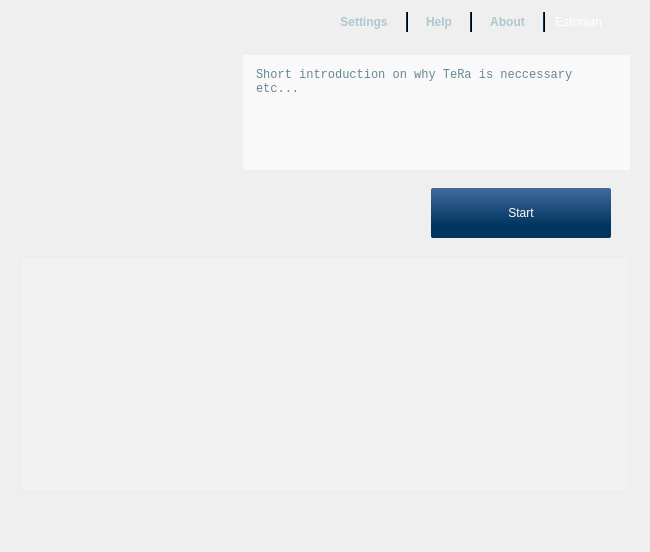
<?xml version="1.0" encoding="UTF-8"?>
<ui version="4.0">
 <class>MainWindow</class>
 <widget class="QWidget" name="MainWindow">
  <property name="geometry">
   <rect>
    <x>0</x>
    <y>0</y>
    <width>650</width>
    <height>552</height>
   </rect>
  </property>
  <property name="sizePolicy">
   <sizepolicy hsizetype="Fixed" vsizetype="Fixed">
    <horstretch>0</horstretch>
    <verstretch>0</verstretch>
   </sizepolicy>
  </property>
  <property name="minimumSize">
   <size>
    <width>650</width>
    <height>552</height>
   </size>
  </property>
  <property name="maximumSize">
   <size>
    <width>650</width>
    <height>552</height>
   </size>
  </property>
  <property name="acceptDrops">
   <bool>true</bool>
  </property>
  <property name="windowTitle">
   <string>TeRa client</string>
  </property>
  <property name="styleSheet">
   <string notr="true">#background { background-image: url(&quot;:/images/background.png&quot;); }</string>
  </property>
  <layout class="QVBoxLayout" name="MainLayout">
   <property name="spacing">
    <number>0</number>
   </property>
   <property name="leftMargin">
    <number>0</number>
   </property>
   <property name="topMargin">
    <number>0</number>
   </property>
   <property name="rightMargin">
    <number>0</number>
   </property>
   <property name="bottomMargin">
    <number>0</number>
   </property>
   <item>
    <widget class="QFrame" name="background">
     <property name="styleSheet">
      <string notr="true">QLabel, QAbstractButton, QAbstractItemView, QComboBox
{ color: #355670; font: 12px &quot;Arial, Liberation Sans&quot;; }

/* widgets */
QPushButton
{
background-color: qlineargradient(x1: 0, y1: 0, x2: 0, y2: 1, stop: 0 #406A9E, stop: 0.75 #00355F);
border: 0px;
border-radius: 2px;
color: white;
margin-left: 1px;
margin-right: 1px;
min-width: 75px;
padding: 1px 7px;
}

QDialogButtonBox QPushButton, #home QPushButton
{ padding: 4px 7px; }

QPushButton:hover, QPushButton:focus
{
background-color: qlineargradient(x1: 0, y1: 0, x2: 0, y2: 1, stop: 0 #F1C157, stop:0.28 #FADF91, stop:1 #EBA927);
color: #00355F;
}

QPushButton:disabled
{ background-color: qlineargradient(x1: 0, y1: 0, x2: 0, y2: 1, stop: 0 #A3AFC0, stop: 0.75 #80909D); }

#viewEmail, #viewBrowse, #viewPrint, #viewEncrypt, #viewFileNameSave, #viewSaveAs, #signAddFile
{
color: #509B00;
text-align: left;
text-decoration: underline;
background: transparent;
padding: 0px;
margin: 0px;
min-width: 0px;
}

#viewSaveAs { text-align: right; }

/* header */
#headerLine, #headerLine2, #headerLine3
{ background-color: #00355F; }

#cards, #languages
{
background-color: transparent;
border: 0px;
margin-right: 0px;
color: white;
}

#cards QListView, #languages QListView
{
background-color: white;
border: 0px;
color: #355670;
}

#cards::down-arrow, #languages::down-arrow
{ image: url(&quot;:/images/languages_button.png&quot;); }

#cards::drop-down, #languages::drop-down
{ border: 0px; }

#settings, #help, #about
{
background-color: transparent;
color: #afc6d1;
font: bold;
min-width: 0px;
}

#infoFrame
{
background-color: rgba( 255, 255, 255, 153 );
border-radius: 3px;
color: #668696;
padding-left: 10px;
padding-right: 10px;
}
#infoFrame QLabel, #infoFrame QLineEdit, #infoFrame QCheckBox
{
color: #668696;
}

#infoFrame QLabel, #signInfo 
{ font: bold; }

/* content */
#warning {
color: #668696;
background-color: rgba(255,255,255,200);
border: 1px solid #cddbeb;
border-radius: 5px;
padding: 10px;
}

#homeButtonLabel,
#viewContentLabel, #viewSignaturesLabel,
#signContentLabel, #signSigner, #signSignerLabel
{
color: #00355F;
font: bold;
}

#home, #intro, #sign, #view,
#viewSignatures
{ background-color: transparent; }

#signContentFrame, #viewContentFrame
{
background-color: rgba( 255, 255, 255, 200 );
border: 1px solid gray;
color: #355670;
}

#signContentView, #viewContentView
{
background-color: transparent;
padding: 5px;
}

#viewSignatures
{ color: #71889A; }

#signSignerRole, #viewSignaturesScroll
{
background-color: rgba( 255, 255, 255, 200 );
border: 1px solid gray;
padding: 5px;
}

#version
{ color: #668696; }</string>
     </property>
     <layout class="QVBoxLayout" name="backgroundLayout">
      <property name="spacing">
       <number>0</number>
      </property>
      <property name="leftMargin">
       <number>20</number>
      </property>
      <property name="topMargin">
       <number>0</number>
      </property>
      <property name="rightMargin">
       <number>20</number>
      </property>
      <property name="bottomMargin">
       <number>0</number>
      </property>
      <item>
       <layout class="QHBoxLayout" name="headerLayout">
        <property name="spacing">
         <number>10</number>
        </property>
        <item>
         <spacer name="headerSpacer">
          <property name="orientation">
           <enum>Qt::Horizontal</enum>
          </property>
          <property name="sizeHint" stdset="0">
           <size>
            <width>0</width>
            <height>45</height>
           </size>
          </property>
         </spacer>
        </item>
        <item>
         <widget class="QPushButton" name="settings">
          <property name="text">
           <string>Settings</string>
          </property>
          <attribute name="buttonGroup">
           <string notr="true">buttonGroup</string>
          </attribute>
         </widget>
        </item>
        <item>
         <widget class="Line" name="headerLine">
          <property name="maximumSize">
           <size>
            <width>2</width>
            <height>20</height>
           </size>
          </property>
          <property name="frameShadow">
           <enum>QFrame::Plain</enum>
          </property>
          <property name="orientation">
           <enum>Qt::Vertical</enum>
          </property>
         </widget>
        </item>
        <item>
         <widget class="QPushButton" name="help">
          <property name="text">
           <string>Help</string>
          </property>
          <attribute name="buttonGroup">
           <string notr="true">buttonGroup</string>
          </attribute>
         </widget>
        </item>
        <item>
         <widget class="Line" name="headerLine2">
          <property name="maximumSize">
           <size>
            <width>2</width>
            <height>20</height>
           </size>
          </property>
          <property name="frameShadow">
           <enum>QFrame::Plain</enum>
          </property>
          <property name="orientation">
           <enum>Qt::Vertical</enum>
          </property>
         </widget>
        </item>
        <item>
         <widget class="QPushButton" name="about">
          <property name="text">
           <string>About</string>
          </property>
          <attribute name="buttonGroup">
           <string notr="true">buttonGroup</string>
          </attribute>
         </widget>
        </item>
        <item>
         <widget class="Line" name="headerLine3">
          <property name="maximumSize">
           <size>
            <width>2</width>
            <height>20</height>
           </size>
          </property>
          <property name="frameShadow">
           <enum>QFrame::Plain</enum>
          </property>
          <property name="orientation">
           <enum>Qt::Vertical</enum>
          </property>
         </widget>
        </item>
        <item>
         <widget class="ComboBox" name="languages">
          <property name="minimumSize">
           <size>
            <width>75</width>
            <height>20</height>
           </size>
          </property>
          <property name="accessibleName">
           <string>Languages</string>
          </property>
          <item>
           <property name="text">
            <string notr="true">Estonian</string>
           </property>
           <property name="icon">
            <iconset theme=":/images/flag-estonia.png"/>
           </property>
          </item>
          <item>
           <property name="text">
            <string notr="true">English</string>
           </property>
           <property name="icon">
            <iconset theme=":/images/flag-united-kingdom.png"/>
           </property>
          </item>
          <item>
           <property name="text">
            <string notr="true">Russian</string>
           </property>
           <property name="icon">
            <iconset theme=":/images/flag-russia.png"/>
           </property>
          </item>
         </widget>
        </item>
       </layout>
      </item>
      <item>
       <layout class="QHBoxLayout" name="infoLayout">
        <property name="topMargin">
         <number>10</number>
        </property>
        <property name="bottomMargin">
         <number>0</number>
        </property>
        <item>
         <spacer name="infoSpacer">
          <property name="orientation">
           <enum>Qt::Horizontal</enum>
          </property>
          <property name="sizeHint" stdset="0">
           <size>
            <width>0</width>
            <height>0</height>
           </size>
          </property>
         </spacer>
        </item>
        <item>
         <widget class="QFrame" name="frame_2">
          <property name="sizePolicy">
           <sizepolicy hsizetype="Fixed" vsizetype="Fixed">
            <horstretch>0</horstretch>
            <verstretch>0</verstretch>
           </sizepolicy>
          </property>
          <property name="minimumSize">
           <size>
            <width>387</width>
            <height>115</height>
           </size>
          </property>
          <property name="maximumSize">
           <size>
            <width>387</width>
            <height>115</height>
           </size>
          </property>
          <property name="palette">
           <palette>
            <active>
             <colorrole role="Text">
              <brush brushstyle="SolidPattern">
               <color alpha="255">
                <red>102</red>
                <green>134</green>
                <blue>150</blue>
               </color>
              </brush>
             </colorrole>
             <colorrole role="Base">
              <brush brushstyle="SolidPattern">
               <color alpha="153">
                <red>255</red>
                <green>0</green>
                <blue>0</blue>
               </color>
              </brush>
             </colorrole>
             <colorrole role="Window">
              <brush brushstyle="SolidPattern">
               <color alpha="153">
                <red>255</red>
                <green>255</green>
                <blue>255</blue>
               </color>
              </brush>
             </colorrole>
            </active>
            <inactive>
             <colorrole role="Text">
              <brush brushstyle="SolidPattern">
               <color alpha="255">
                <red>102</red>
                <green>134</green>
                <blue>150</blue>
               </color>
              </brush>
             </colorrole>
             <colorrole role="Base">
              <brush brushstyle="SolidPattern">
               <color alpha="153">
                <red>255</red>
                <green>0</green>
                <blue>0</blue>
               </color>
              </brush>
             </colorrole>
             <colorrole role="Window">
              <brush brushstyle="SolidPattern">
               <color alpha="153">
                <red>255</red>
                <green>255</green>
                <blue>255</blue>
               </color>
              </brush>
             </colorrole>
            </inactive>
            <disabled>
             <colorrole role="Text">
              <brush brushstyle="SolidPattern">
               <color alpha="255">
                <red>190</red>
                <green>190</green>
                <blue>190</blue>
               </color>
              </brush>
             </colorrole>
             <colorrole role="Base">
              <brush brushstyle="SolidPattern">
               <color alpha="153">
                <red>255</red>
                <green>255</green>
                <blue>255</blue>
               </color>
              </brush>
             </colorrole>
             <colorrole role="Window">
              <brush brushstyle="SolidPattern">
               <color alpha="153">
                <red>255</red>
                <green>255</green>
                <blue>255</blue>
               </color>
              </brush>
             </colorrole>
            </disabled>
           </palette>
          </property>
          <property name="font">
           <font>
            <weight>75</weight>
            <bold>true</bold>
           </font>
          </property>
          <property name="autoFillBackground">
           <bool>true</bool>
          </property>
          <property name="frameShape">
           <enum>QFrame::NoFrame</enum>
          </property>
          <property name="frameShadow">
           <enum>QFrame::Raised</enum>
          </property>
          <layout class="QHBoxLayout" name="horizontalLayout_3">
           <item>
            <widget class="QTextEdit" name="textEdit">
             <property name="sizePolicy">
              <sizepolicy hsizetype="Preferred" vsizetype="Minimum">
               <horstretch>1</horstretch>
               <verstretch>0</verstretch>
              </sizepolicy>
             </property>
             <property name="minimumSize">
              <size>
               <width>0</width>
               <height>88</height>
              </size>
             </property>
             <property name="palette">
              <palette>
               <active>
                <colorrole role="WindowText">
                 <brush brushstyle="SolidPattern">
                  <color alpha="255">
                   <red>102</red>
                   <green>134</green>
                   <blue>150</blue>
                  </color>
                 </brush>
                </colorrole>
                <colorrole role="Button">
                 <brush brushstyle="SolidPattern">
                  <color alpha="0">
                   <red>255</red>
                   <green>255</green>
                   <blue>255</blue>
                  </color>
                 </brush>
                </colorrole>
                <colorrole role="Base">
                 <brush brushstyle="NoBrush">
                  <color alpha="255">
                   <red>0</red>
                   <green>0</green>
                   <blue>0</blue>
                  </color>
                 </brush>
                </colorrole>
                <colorrole role="Window">
                 <brush brushstyle="SolidPattern">
                  <color alpha="0">
                   <red>255</red>
                   <green>255</green>
                   <blue>255</blue>
                  </color>
                 </brush>
                </colorrole>
               </active>
               <inactive>
                <colorrole role="WindowText">
                 <brush brushstyle="SolidPattern">
                  <color alpha="255">
                   <red>102</red>
                   <green>134</green>
                   <blue>150</blue>
                  </color>
                 </brush>
                </colorrole>
                <colorrole role="Button">
                 <brush brushstyle="SolidPattern">
                  <color alpha="0">
                   <red>255</red>
                   <green>255</green>
                   <blue>255</blue>
                  </color>
                 </brush>
                </colorrole>
                <colorrole role="Base">
                 <brush brushstyle="NoBrush">
                  <color alpha="255">
                   <red>0</red>
                   <green>0</green>
                   <blue>0</blue>
                  </color>
                 </brush>
                </colorrole>
                <colorrole role="Window">
                 <brush brushstyle="SolidPattern">
                  <color alpha="0">
                   <red>255</red>
                   <green>255</green>
                   <blue>255</blue>
                  </color>
                 </brush>
                </colorrole>
               </inactive>
               <disabled>
                <colorrole role="WindowText">
                 <brush brushstyle="SolidPattern">
                  <color alpha="255">
                   <red>190</red>
                   <green>190</green>
                   <blue>190</blue>
                  </color>
                 </brush>
                </colorrole>
                <colorrole role="Button">
                 <brush brushstyle="SolidPattern">
                  <color alpha="0">
                   <red>255</red>
                   <green>255</green>
                   <blue>255</blue>
                  </color>
                 </brush>
                </colorrole>
                <colorrole role="Base">
                 <brush brushstyle="NoBrush">
                  <color alpha="255">
                   <red>0</red>
                   <green>0</green>
                   <blue>0</blue>
                  </color>
                 </brush>
                </colorrole>
                <colorrole role="Window">
                 <brush brushstyle="SolidPattern">
                  <color alpha="0">
                   <red>255</red>
                   <green>255</green>
                   <blue>255</blue>
                  </color>
                 </brush>
                </colorrole>
               </disabled>
              </palette>
             </property>
             <property name="font">
              <font>
               <family>Monospace</family>
               <pointsize>8</pointsize>
              </font>
             </property>
             <property name="autoFillBackground">
              <bool>true</bool>
             </property>
             <property name="styleSheet">
              <string notr="true">background-color: rgba(255, 255, 255, 0);</string>
             </property>
             <property name="frameShape">
              <enum>QFrame::NoFrame</enum>
             </property>
             <property name="undoRedoEnabled">
              <bool>false</bool>
             </property>
             <property name="readOnly">
              <bool>true</bool>
             </property>
             <property name="html">
              <string>&lt;!DOCTYPE HTML PUBLIC &quot;-//W3C//DTD HTML 4.0//EN&quot; &quot;http://www.w3.org/TR/REC-html40/strict.dtd&quot;&gt;
&lt;html&gt;&lt;head&gt;&lt;meta name=&quot;qrichtext&quot; content=&quot;1&quot; /&gt;&lt;style type=&quot;text/css&quot;&gt;
p, li { white-space: pre-wrap; }
&lt;/style&gt;&lt;/head&gt;&lt;body style=&quot; font-family:'Monospace'; font-size:8pt; font-weight:400; font-style:normal;&quot;&gt;
&lt;p style=&quot; margin-top:0px; margin-bottom:0px; margin-left:0px; margin-right:0px; -qt-block-indent:0; text-indent:0px;&quot;&gt;&lt;span style=&quot; font-family:'Sans Serif'; font-size:9pt; color:#668696;&quot;&gt;Short introduction on why TeRa is neccessary etc...&lt;/span&gt;&lt;/p&gt;&lt;/body&gt;&lt;/html&gt;</string>
             </property>
             <property name="textInteractionFlags">
              <set>Qt::LinksAccessibleByKeyboard|Qt::LinksAccessibleByMouse|Qt::TextBrowserInteraction|Qt::TextSelectableByKeyboard|Qt::TextSelectableByMouse</set>
             </property>
            </widget>
           </item>
           <item>
            <widget class="QLabel" name="label_2">
             <property name="text">
              <string/>
             </property>
             <property name="alignment">
              <set>Qt::AlignLeading|Qt::AlignLeft|Qt::AlignTop</set>
             </property>
             <property name="textInteractionFlags">
              <set>Qt::LinksAccessibleByKeyboard|Qt::LinksAccessibleByMouse</set>
             </property>
            </widget>
           </item>
          </layout>
         </widget>
        </item>
       </layout>
      </item>
      <item>
       <widget class="QFrame" name="frame">
        <property name="frameShape">
         <enum>QFrame::NoFrame</enum>
        </property>
        <property name="frameShadow">
         <enum>QFrame::Raised</enum>
        </property>
        <layout class="QHBoxLayout" name="horizontalLayout">
         <property name="topMargin">
          <number>9</number>
         </property>
         <property name="bottomMargin">
          <number>9</number>
         </property>
         <item>
          <spacer name="horizontalSpacer">
           <property name="orientation">
            <enum>Qt::Horizontal</enum>
           </property>
           <property name="sizeHint" stdset="0">
            <size>
             <width>40</width>
             <height>20</height>
            </size>
           </property>
          </spacer>
         </item>
         <item>
          <widget class="QStackedWidget" name="stackedCntrlWidget">
           <property name="sizePolicy">
            <sizepolicy hsizetype="Fixed" vsizetype="Fixed">
             <horstretch>0</horstretch>
             <verstretch>0</verstretch>
            </sizepolicy>
           </property>
           <property name="minimumSize">
            <size>
             <width>200</width>
             <height>0</height>
            </size>
           </property>
           <property name="maximumSize">
            <size>
             <width>200</width>
             <height>16777215</height>
            </size>
           </property>
           <property name="currentIndex">
            <number>0</number>
           </property>
           <widget class="QWidget" name="page">
            <layout class="QHBoxLayout" name="horizontalLayout_4">
             <item>
              <widget class="QPushButton" name="btnStamp">
               <property name="sizePolicy">
                <sizepolicy hsizetype="Minimum" vsizetype="Minimum">
                 <horstretch>0</horstretch>
                 <verstretch>0</verstretch>
                </sizepolicy>
               </property>
               <property name="minimumSize">
                <size>
                 <width>91</width>
                 <height>50</height>
                </size>
               </property>
               <property name="text">
                <string>Start</string>
               </property>
               <attribute name="buttonGroup">
                <string notr="true">buttonGroup</string>
               </attribute>
              </widget>
             </item>
            </layout>
           </widget>
           <widget class="QWidget" name="page_2">
            <layout class="QHBoxLayout" name="horizontalLayout_5">
             <item>
              <widget class="QPushButton" name="cancelProcess">
               <property name="sizePolicy">
                <sizepolicy hsizetype="Minimum" vsizetype="Preferred">
                 <horstretch>0</horstretch>
                 <verstretch>0</verstretch>
                </sizepolicy>
               </property>
               <property name="text">
                <string>Cancel</string>
               </property>
              </widget>
             </item>
            </layout>
           </widget>
          </widget>
         </item>
        </layout>
       </widget>
      </item>
      <item>
       <widget class="QTextEdit" name="logText">
        <property name="sizePolicy">
         <sizepolicy hsizetype="Expanding" vsizetype="Expanding">
          <horstretch>0</horstretch>
          <verstretch>1</verstretch>
         </sizepolicy>
        </property>
        <property name="styleSheet">
         <string notr="true">background-color: rgba(255, 255, 255, 30);</string>
        </property>
        <property name="undoRedoEnabled">
         <bool>false</bool>
        </property>
        <property name="readOnly">
         <bool>true</bool>
        </property>
       </widget>
      </item>
      <item>
       <widget class="QWidget" name="widget" native="true">
        <layout class="QHBoxLayout" name="horizontalLayout_2">
         <property name="leftMargin">
          <number>0</number>
         </property>
         <property name="topMargin">
          <number>0</number>
         </property>
         <property name="rightMargin">
          <number>0</number>
         </property>
         <property name="bottomMargin">
          <number>0</number>
         </property>
         <item>
          <widget class="QWidget" name="widget_2" native="true">
           <property name="sizePolicy">
            <sizepolicy hsizetype="Expanding" vsizetype="Expanding">
             <horstretch>0</horstretch>
             <verstretch>0</verstretch>
            </sizepolicy>
           </property>
           <layout class="QVBoxLayout" name="verticalLayout">
            <property name="spacing">
             <number>0</number>
            </property>
            <property name="leftMargin">
             <number>0</number>
            </property>
            <property name="topMargin">
             <number>0</number>
            </property>
            <property name="rightMargin">
             <number>0</number>
            </property>
            <property name="bottomMargin">
             <number>0</number>
            </property>
            <item>
             <spacer name="verticalSpacer_2">
              <property name="orientation">
               <enum>Qt::Vertical</enum>
              </property>
              <property name="sizeType">
               <enum>QSizePolicy::Minimum</enum>
              </property>
              <property name="sizeHint" stdset="0">
               <size>
                <width>20</width>
                <height>10</height>
               </size>
              </property>
             </spacer>
            </item>
            <item>
             <widget class="QLabel" name="version">
              <property name="sizePolicy">
               <sizepolicy hsizetype="Expanding" vsizetype="Expanding">
                <horstretch>0</horstretch>
                <verstretch>0</verstretch>
               </sizepolicy>
              </property>
              <property name="minimumSize">
               <size>
                <width>0</width>
                <height>20</height>
               </size>
              </property>
              <property name="maximumSize">
               <size>
                <width>16777215</width>
                <height>20</height>
               </size>
              </property>
              <property name="alignment">
               <set>Qt::AlignBottom|Qt::AlignLeading|Qt::AlignLeft</set>
              </property>
             </widget>
            </item>
           </layout>
          </widget>
         </item>
         <item>
          <widget class="QLabel" name="label">
           <property name="sizePolicy">
            <sizepolicy hsizetype="Minimum" vsizetype="Minimum">
             <horstretch>0</horstretch>
             <verstretch>0</verstretch>
            </sizepolicy>
           </property>
           <property name="minimumSize">
            <size>
             <width>0</width>
             <height>50</height>
            </size>
           </property>
           <property name="maximumSize">
            <size>
             <width>16777215</width>
             <height>100</height>
            </size>
           </property>
           <property name="cursor">
            <cursorShape>ArrowCursor</cursorShape>
           </property>
           <property name="pixmap">
            <pixmap resource="../../common/images/common_images.qrc">:/images/EL_Regionaalareng_horisontaal.png</pixmap>
           </property>
           <property name="alignment">
            <set>Qt::AlignRight|Qt::AlignTrailing|Qt::AlignVCenter</set>
           </property>
          </widget>
         </item>
        </layout>
       </widget>
      </item>
      <item>
       <spacer name="verticalSpacer">
        <property name="orientation">
         <enum>Qt::Vertical</enum>
        </property>
        <property name="sizeType">
         <enum>QSizePolicy::Preferred</enum>
        </property>
        <property name="sizeHint" stdset="0">
         <size>
          <width>20</width>
          <height>10</height>
         </size>
        </property>
       </spacer>
      </item>
     </layout>
    </widget>
   </item>
  </layout>
 </widget>
 <customwidgets>
  <customwidget>
   <class>ComboBox</class>
   <extends>QComboBox</extends>
   <header>ComboBox.h</header>
  </customwidget>
 </customwidgets>
 <resources>
  <include location="../../common/images/common_images.qrc"/>
  <include location="../../../common/images/common_images.qrc"/>
 </resources>
 <connections/>
 <slots>
  <slot>parseLink(QString)</slot>
  <slot>buttonClicked(int)</slot>
 </slots>
 <buttongroups>
  <buttongroup name="buttonGroup"/>
 </buttongroups>
</ui>
